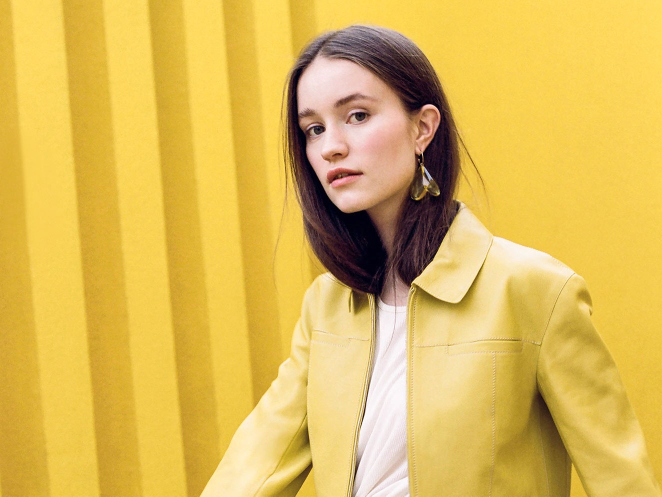
#> input picture Model/Test_img/2.jpg, 1324 x 993 px (shown at 1/2 size)
$ jupyter execute --allow-errors 'Third Project.ipynb'   (shell and % lines are left out)
#> lines starting #> are read from the running program, lines starting #| are printed output that depends on the picture
[cell 1]
import numpy as np
import cv2
import matplotlib
from matplotlib import pyplot as plt

[cell 2]
img = cv2.imread('./Test_img/2.jpg')
#> img is the input picture: shape (993, 1324, 3); mean B, G, R 87.3, 185.8, 221.8
img.shape
#> Out = (993, 1324, 3)

[cell 3]
plt.imshow(img)

[cell 4]
gray = cv2.cvtColor(img,cv2.COLOR_BGR2GRAY)
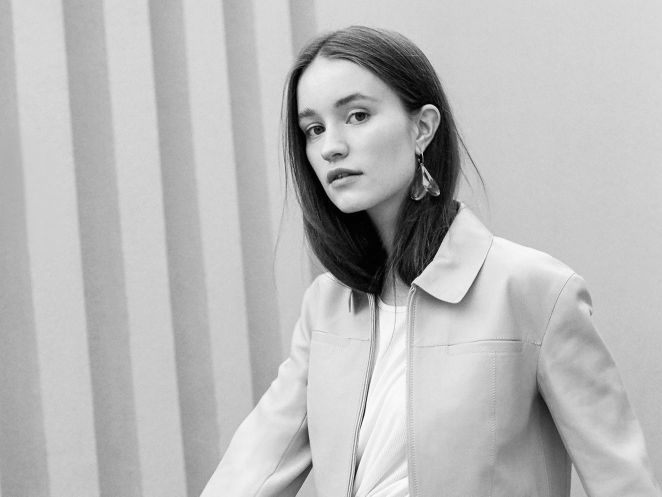
#> gray: shape (993, 1324) (shown at 1/2 size); min 0, max 255, mean 185.3
gray.shape
#> Out = (993, 1324)

[cell 5]
gray

[cell 6]
plt.imshow(gray, cmap='gray')

[cell 7]
face_cascade = cv2.CascadeClassifier('./opencv/haarcascades/haarcascade_frontalface_default.xml')
eye_cascade = cv2.CascadeClassifier('./opencv/haarcascades/haarcascade_eye.xml')

faces = face_cascade.detectMultiScale(gray, 1.3, 5)
#> faces = [[541, 119, 300, 300]]
faces
#> Out = [[541, 119, 300, 300]]

[cell 8]
(x,y,w,h) = faces[0]
#> x = 541; y = 119; w = 300; h = 300
x,y,w,h
#> Out = (541, 119, 300, 300)

[cell 9]
face_img = cv2.rectangle(img,(x,y),(x+w,y+h),(255,0,0),3)
plt.imshow(face_img)

[cell 10]
cv2.destroyAllWindows()
for(x,y,w,h) in faces:
    face_img  =cv2.rectangle(img,(x,y),(x+w, y+h),(250,0,0),3)
    roi_gray = gray[y:y+h, x:x+w]
    roi_color = face_img[y:y+h, x:x+w]
    eyes = eye_cascade.detectMultiScale(roi_gray)
    for(ex,ey,ew,eh)in eyes:
        cv2.rectangle(roi_color,(ex,ey),(ex+ew,ey+eh),(0,255,0),3)
#> this loop made 1 pass
#> (x, y, w, h, eyes) on pass 1: (541, 119, 300, 300, [[66, 117, 50, 50], [139, 80, 66, 66]])
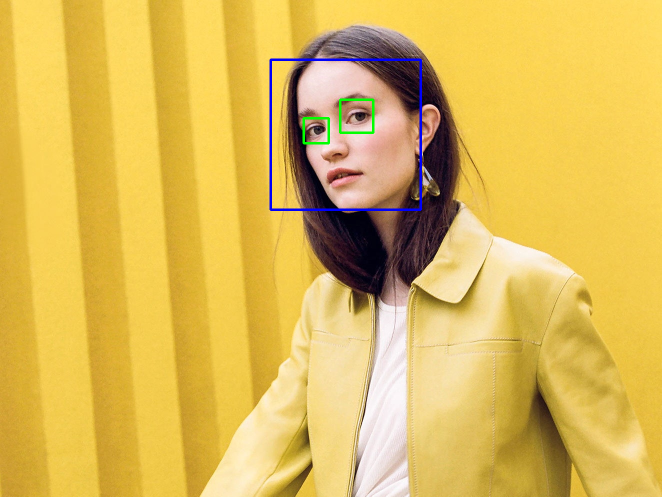
#> img: shape (993, 1324, 3) (shown at 1/2 size); mean B, G, R 87.9, 185.4, 220.8
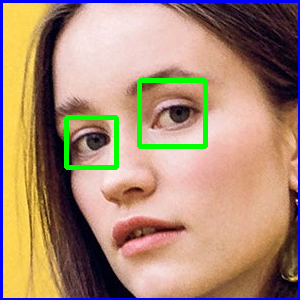
#> roi_color: shape (300, 300, 3); mean B, G, R 116, 139.5, 170

plt.figure()
plt.imshow(face_img, cmap='gray')
plt.show

[cell 11]
plt.imshow(roi_color, cmap='gray')

[cell 12]
def get_cropped_image_if_2_eyes(image_path):
    img = cv2.imread(image_path)
    gray = cv2.cvtColor(img, cv2.COLOR_BGR2GRAY)
    faces = face_cascade.detectMultiScale(gray, 1.3, 5)
    for(x,y,w,h) in faces:
        roi_gray  = gray[y:y+h, x:x+w]
        roi_color = img[y:y+h, x:x+w]
        eyes = eye_cascade.detectMultiScale(roi_gray)
        if len(eyes) >= 2:
            return roi_color

[cell 13]
orig_img = cv2.imread('./Test_img/1.jpg')
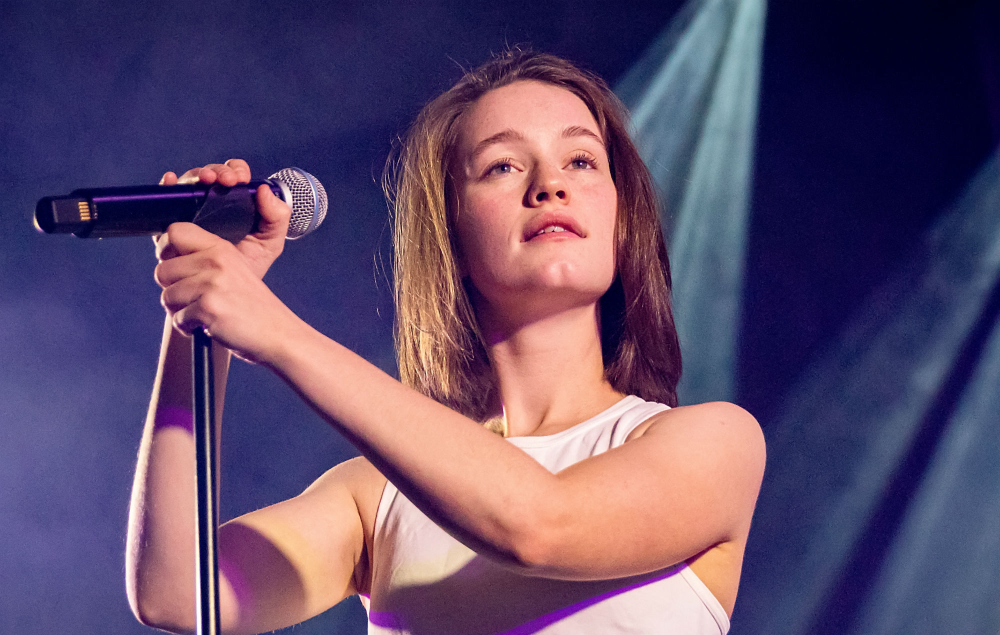
#> input picture Model/Test_img/1.jpg, 2000 x 1270 px (shown at 1/2 size)
#> orig_img is the input picture: shape (1270, 2000, 3); mean B, G, R 106.6, 76.4, 97.1
plt.imshow(orig_img)

[cell 14]
crop_img = get_cropped_image_if_2_eyes('./Test_img/1.jpg')
#> in get_cropped_image_if_2_eyes, `gray = cv2.cvtColor(img, cv2.COLOR_BGR2GRAY)`:
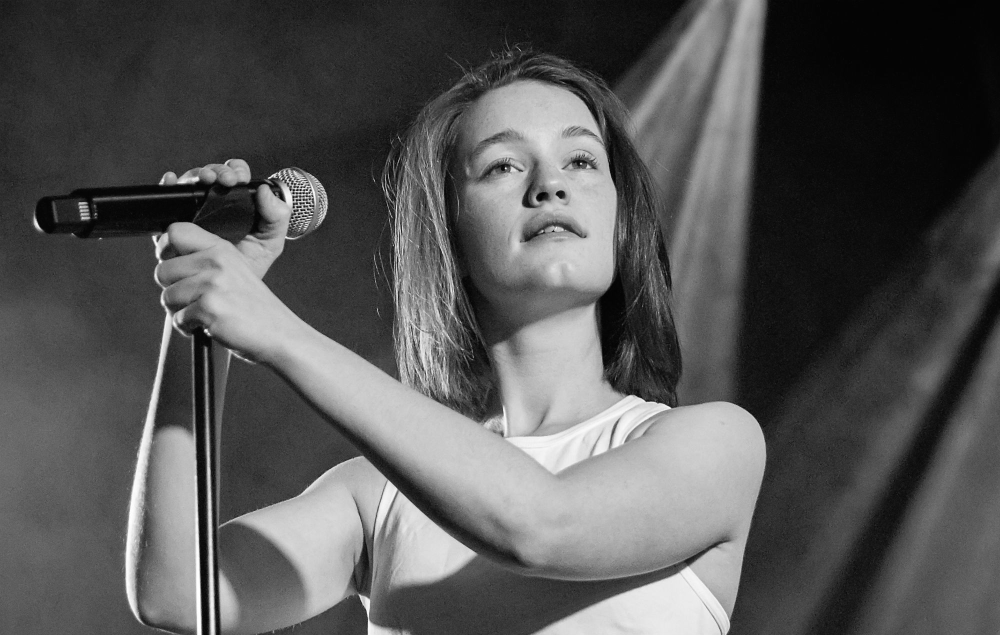
#> gray: shape (1270, 2000) (shown at 1/2 size); min 2, max 255, mean 86
#> in get_cropped_image_if_2_eyes, `faces = face_cascade.detectMultiScale(gray, 1.3, 5)`: faces = [[486, 311, 196, 196], [890, 168, 407, 407]]
#> the loop in get_cropped_image_if_2_eyes, `for(x,y,w,h) in faces:` made 2 passes
#> pass 1, in get_cropped_image_if_2_eyes, `roi_gray  = gray[y:y+h, x:x+w]`:
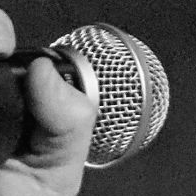
#> roi_gray: shape (196, 196); min 4, max 255, mean 90.4
#> pass 1, in get_cropped_image_if_2_eyes, `roi_color = img[y:y+h, x:x+w]`:
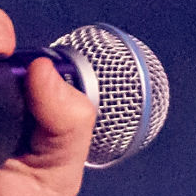
#> roi_color: shape (196, 196, 3); mean B, G, R 112.2, 77.9, 106.6
plt.imshow(crop_img)

[cell 15]
orig_img2 = cv2.imread('./Test_img/3.jpg')
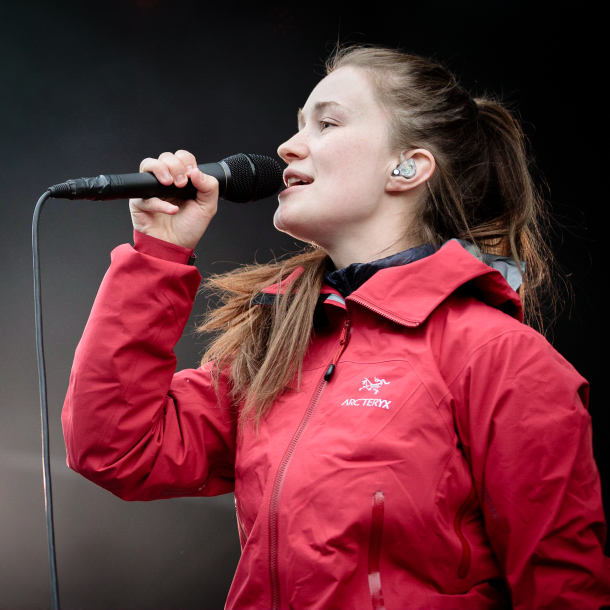
#> input picture Model/Test_img/3.jpg, 1219 x 1219 px (shown at 1/2 size)
#> orig_img2 is the input picture: shape (1219, 1219, 3); mean B, G, R 57.3, 50.3, 105
plt.imshow(orig_img2)

[cell 16]
crop_img2 = get_cropped_image_if_2_eyes('./Test_img/3.jpg')
#> call 2 of get_cropped_image_if_2_eyes, with image_path = './Test_img/3.jpg'
#> in get_cropped_image_if_2_eyes (call 2), `gray = cv2.cvtColor(img, cv2.COLOR_BGR2GRAY)`:
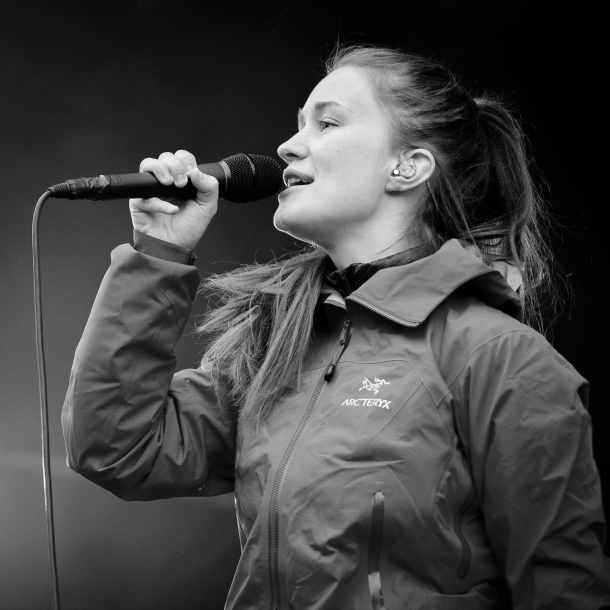
#> gray: shape (1219, 1219) (shown at 1/2 size); min 0, max 254, mean 67.4
#> in get_cropped_image_if_2_eyes (call 2), `faces = face_cascade.detectMultiScale(gray, 1.3, 5)`: faces = ()
crop_img2

[cell 17]
path_to_data = "./Dataset/"
path_to_cr_data = "./Cropped/"

[cell 18]
import os
img_dirs = []
#> (the rest of this cell did not finish here and is left out)

[cell 19]
img_dirs

[cell 20]
import shutil
if os.path.exists(path_to_cr_data):
    shutil.rmtree(path_to_cr_data)
os.mkdir(path_to_cr_data)

[cell 21]
cropped_image_dirs = []
person_file_names_dict = {}

for img_dir in img_dirs:
    count = 1
    person_name = img_dir.split('/')[-1]
    print(person_name)

    person_file_names_dict[person_name] = []

    for entry in os.scandir(img_dir):
        roi_color = get_cropped_image_if_2_eyes(entry.path)
        if roi_color is not None:
            crop_folder = path_to_cr_data + person_name
            if not os.path.exists(crop_folder):
                os.makedirs(crop_folder)
                cropped_image_dirs.append(crop_folder)
                print("Generating Cropped images in folder: ", crop_folder)

            cropped_file_name = person_name + str(count) + ".png"
            cropped_file_path = crop_folder + "/" + cropped_file_name

            cv2.imwrite(cropped_file_path, roi_color)
            person_file_names_dict[person_name].append(cropped_file_path)
            count += 1
    print(" ... Generation Completed ... ")

[cell 22]
import numpy as np
import pywt
import cv2

def w2d(img, mode='haar', level=1):
#> called with mode = 'db1', level = 5
    imArray = img

    #Datatype conversions convert to grayscale
    imArray = cv2.cvtColor( imArray,cv2.COLOR_RGB2GRAY )

    #convert to float
    imArray =  np.float32(imArray)
    imArray /= 255;

    # compute coefficients
    coeffs=pywt.wavedec2(imArray, mode, level=level)
#> coeffs = 6 items

    #Process Coefficients
    coeffs_H=list(coeffs)
#> coeffs_H = 6 items
    coeffs_H[0] *= 0;

    # reconstruction
    imArray_H=pywt.waverec2(coeffs_H, mode);
    imArray_H *= 255;
    imArray_H =  np.uint8(imArray_H)
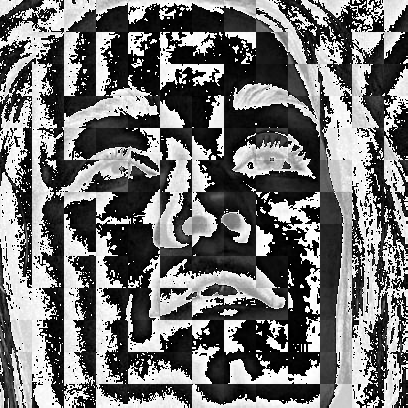
#> imArray_H: shape (408, 408); min 0, max 255, mean 114.4

    return imArray_H

[cell 23]
im_har = w2d(crop_img, 'db1', 5)
plt.imshow(im_har, cmap='gray')

[cell 24]
person_file_names_dict = {}
for img_dir in cropped_image_dirs:
    person_name = img_dir.split('/')[-1]
    file_list = []
    for entry in os.scandir(img_dir):
        file_list.append(entry.path)
    person_file_names_dict[person_name] = file_list
person_file_names_dict

[cell 25]
class_dict = {}
count = 0
for person_name in person_file_names_dict.keys():
    class_dict[person_name] = count
    count += 1
class_dict
